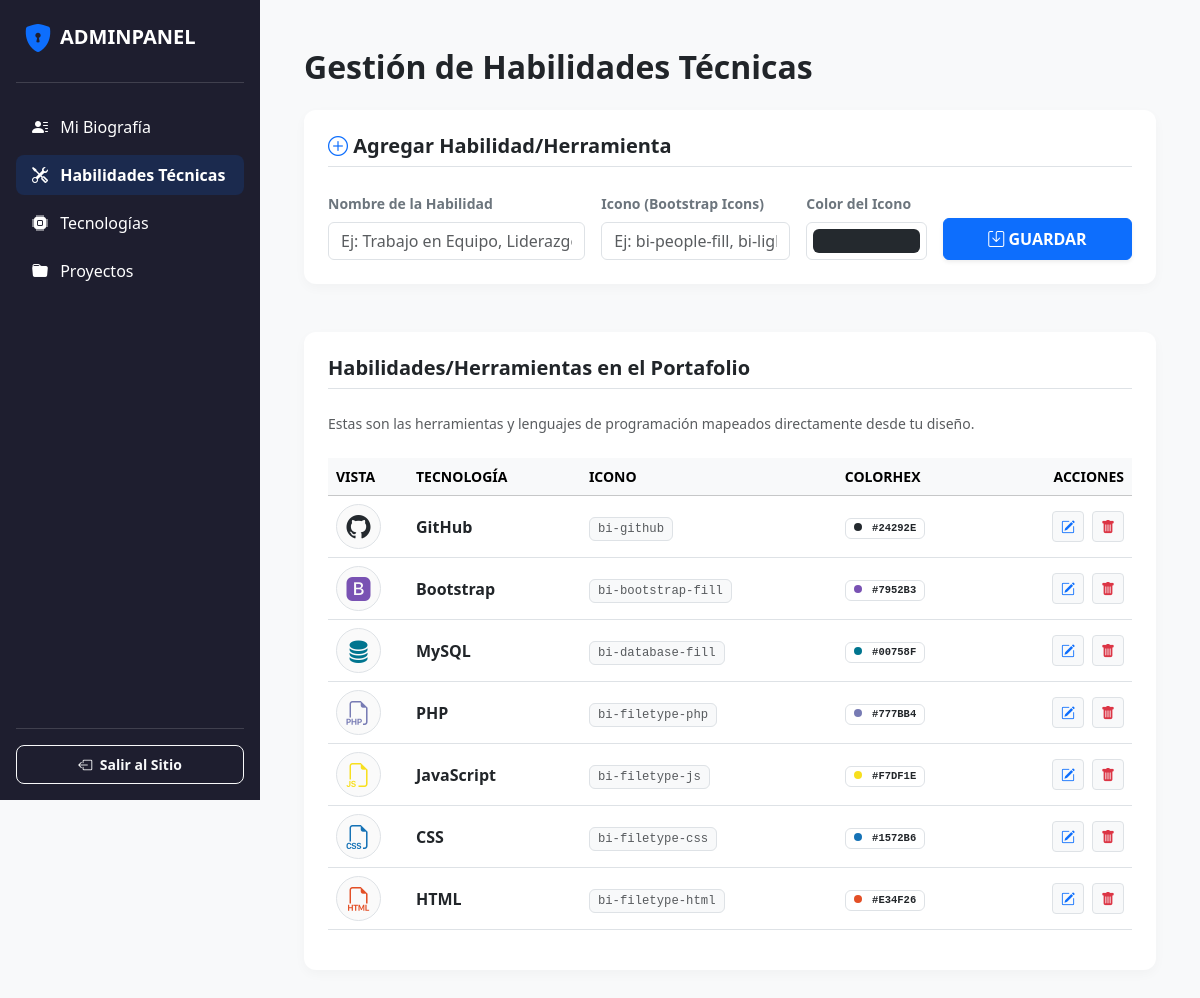
/dashboard_habilidades.php, run on the app's committed database.
### tables this page shows
CREATE TABLE habilidades (
  id INT AUTO_INCREMENT NOT NULL,
  nombre VARCHAR(100) NOT NULL,
  icono VARCHAR(100) NOT NULL DEFAULT 'bi-code-slash',
  color VARCHAR(20) NOT NULL DEFAULT '#0d6efd',
  PRIMARY KEY (id)
);

### dashboard_habilidades.php (the view, shortened to what this page needs)
<?php
require_once 'db_config.php';
$hab_a_editar = null;
$habilidades = [];
$res_hab = $conn->query("SELECT * FROM habilidades ORDER BY id DESC");
if ($res_hab) {
    while ($fila = $res_hab->fetch_assoc()) {
        $habilidades[] = $fila;
    }
}
?>
<!DOCTYPE html>
<html lang="es">
<head>
    <link href="https://cdn.jsdelivr.net/npm/bootstrap@5.3.8/dist/css/bootstrap.min.css" rel="stylesheet">
    <link rel="stylesheet" href="https://cdn.jsdelivr.net/npm/bootstrap-icons@1.11.3/font/bootstrap-icons.min.css">
    <link rel="stylesheet" href="assets/css/style.css">
</head>
<body class="admin-panel">
    <aside class="admin-sidebar d-none d-lg-flex flex-column justify-content-between text-white p-3">
        <div>
            <div class="d-flex align-items-center gap-2 mb-4 px-2">
                <i class="bi bi-shield-lock-fill text-primary fs-3"></i>
                <span class="fs-5 fw-bold text-uppercase tracking-wider">AdminPanel</span>
            </div>
            <hr class="opacity-20 mb-4">
            <ul class="nav nav-pills flex-column gap-2">
                <li class="nav-item">
                    <a href="dashboard_admin.php" class="nav-link text-white rounded-3 py-2.5">
                        <i class="bi bi-person-lines-fill me-2"></i> Mi Biografía
                    </a>
                </li>
                <li class="nav-item">
                    <a href="dashboard_habilidades.php" class="nav-link text-white active-admin rounded-3 py-2.5">
                        <i class="bi bi-tools me-2"></i> Habilidades Técnicas
                    </a>
                </li>
                <li class="nav-item">
                    <a href="dashboard_tecnologias.php" class="nav-link text-white rounded-3 py-2.5">
                        <i class="bi bi-cpu-fill me-2"></i> Tecnologías
                    </a>
                </li>
                <li class="nav-item">
                    <a href="dashboard_proyectos.php" class="nav-link text-white rounded-3 py-2.5">
                        <i class="bi bi-folder-fill me-2"></i> Proyectos
                    </a>
                </li>
            </ul>
        </div>
        <div>
            <hr class="opacity-20 mb-3">
            <a href="index.php" class="btn btn-outline-light w-100 btn-sm py-2 rounded-3 fw-bold">
                <i class="bi bi-box-arrow-left me-1"></i> Salir al Sitio
            </a>
        </div>
    </aside>
    <main class="admin-main-content">
        <div class="container-fluid admin-max-container">
            <div class="d-flex justify-content-between align-items-center mb-4">
                <h1 class="fw-bold text-dark h2 m-0">Gestión de Habilidades Técnicas</h1>
            </div>
            <div class="card admin-card p-4 mb-5">
                <h3 class="fw-bold text-dark mb-4 fs-5 border-bottom pb-2">
                    <?= $hab_a_editar ? '<i class="bi bi-pencil-square text-primary"></i> Editar Habilidad/Herramienta' : '<i class="bi bi-plus-circle text-primary"></i> Agregar Habilidad/Herramienta' ?>
                </h3>
                <form action="dashboard_habilidades.php" method="POST">
                    <div class="row g-3 align-items-end">
                        <div class="col-md-4">
                            <label for="nombre" class="form-label small fw-bold text-secondary">Nombre de la Habilidad</label>
                            <input type="text" class="form-control" id="nombre" name="nombre" placeholder="Ej: Trabajo en Equipo, Liderazgo..."
                                   value="<?= $hab_a_editar ? htmlspecialchars($hab_a_editar['nombre']) : '' ?>" required>
                        </div>
                        <div class="col-md-3">
                            <label for="icono" class="form-label small fw-bold text-secondary">Icono (Bootstrap Icons)</label>
                            <input type="text" class="form-control" id="icono" name="icono" placeholder="Ej: bi-people-fill, bi-lightbulb"
                                   value="<?= $hab_a_editar ? htmlspecialchars($hab_a_editar['icono']) : '' ?>" required>
                        </div>
                        <div class="col-md-2">
                            <label for="color" class="form-label small fw-bold text-secondary">Color del Icono</label>
                            <input type="color" class="form-control form-control-color w-100" id="color" name="color"
                                   value="<?= $hab_a_editar ? htmlspecialchars($hab_a_editar['color']) : '#24292e' ?>" title="Selecciona un color">
                        </div>
                        <div class="col-md-3">
                            <div class="d-flex gap-2">
                                <button type="submit" name="btn_guardar_habilidad" class="btn btn-primary w-100 fw-bold py-2 shadow-sm small text-uppercase">
                                    <i class="bi bi-save"></i> <?= $hab_a_editar ? 'Actualizar' : 'Guardar' ?>
                                </button>
                            </div>
                        </div>
                    </div>
                </form>
            </div>
            <div class="card admin-card p-4 mb-5">
                <h3 class="fw-bold text-dark mb-4 fs-5 border-bottom pb-2">Habilidades/Herramientas en el Portafolio</h3>
                <p class="text-muted small mb-4">Estas son las herramientas y lenguajes de programación mapeados directamente desde tu diseño.</p>
                <div class="table-responsive">
                    <table class="table table-hover align-middle">
                        <thead class="table-light text-secondary small text-uppercase">
                            <tr>
                                <th style="width: 80px;">Vista</th>
                                <th>Tecnología</th>
                                <th>Icono</th>
                                <th>ColorHex</th>
                                <th class="text-end" style="width: 140px;">Acciones</th>
                            </tr>
                        </thead>
                        <tbody class="small">
                            <?php foreach ($habilidades as $hab): ?>
                                <tr>
                                    <td>
                                        <div class="rounded-circle d-flex align-items-center justify-content-center border"
                                             style="width: 45px; height: 45px; background-color: rgba(0,0,0,0.02); color: <?= $hab['color'] ?>;">
                                            <i class="bi <?= $hab['icono'] ?> fs-4"></i>
                                        </div>
                                    </td>
                                    <td>
                                        <span class="fw-bold text-dark fs-6"><?= htmlspecialchars($hab['nombre']) ?></span>
                                    </td>
                                    <td>
                                        <code class="text-muted bg-light px-2 py-1 rounded border"><?= htmlspecialchars($hab['icono']) ?></code>
                                    </td>
                                    <td>
                                        <span class="badge font-monospace text-dark border bg-white px-2 py-1">
                                            <span class="d-inline-block rounded-circle me-1" style="width: 8px; height: 8px; background-color: <?= $hab['color'] ?>;"></span>
                                            <?= strtoupper($hab['color']) ?>
                                        </span>
                                    </td>
                                    <td class="text-end">
                                        <div class="d-flex justify-content-end gap-2">
                                            <a href="dashboard_habilidades.php?editar_id=<?= $hab['id'] ?>" class="btn btn-light btn-sm border text-primary px-2" title="Editar">
                                                <i class="bi bi-pencil-square"></i>
                                            </a>
                                            <a href="dashboard_habilidades.php?eliminar_id=<?= $hab['id'] ?>" class="btn btn-light btn-sm border text-danger px-2" onclick="return confirm('¿Seguro que deseas eliminar la habilidad <?= htmlspecialchars($hab['nombre']) ?> de la base de datos?')" title="Eliminar">
                                                <i class="bi bi-trash-fill"></i>
                                            </a>
                                        </div>
                                    </td>
                                </tr>
                            <?php endforeach; ?>
                        </tbody>
                    </table>
                </div>
            </div>
        </div>
    </main>
</body>
</html>

### assets/css/style.css (style rules this page uses)
html, body { width: 100%; margin: 0; padding: 0; }
header, main, footer { overflow-x: hidden; }
.admin-panel { background-color: #f8f9fa; overflow-x: hidden; }
.admin-panel .admin-main-content { margin-left: 0; padding: 2rem 1rem; min-height: 100vh; }
@media (min-width: 992px) { .admin-panel .admin-sidebar { width: 260px; height: 100vh; position: fixed; top: 0; left: 0; background-color: #1e1e2f; z-index: 100; padding: 1.5rem; } }
@media (min-width: 992px) { .admin-panel .admin-main-content { margin-left: 260px; padding: 3rem 2rem; } }
.admin-panel .admin-max-container { max-width: 900px; }
.admin-panel .admin-card { border: none; border-radius: 12px; box-shadow: 0 4px 12px rgba(0, 0, 0, 0.03); background-color: #ffffff; }
.admin-panel .nav-link.active-admin { background-color: rgba(13, 110, 253, 0.15); color: #0d6efd; font-weight: 600; }
.admin-panel hr.opacity-20 { opacity: 0.15; border-color: #ffffff; }

### data on the page
habilidades: nombre "GitHub", icono "bi-github", color "#24292E"
habilidades: nombre "Bootstrap", icono "bi-bootstrap-fill", color "#7952B3"
habilidades: nombre "MySQL", icono "bi-database-fill", color "#00758F"
habilidades: nombre "PHP", icono "bi-filetype-php", color "#777BB4"
habilidades: nombre "JavaScript", icono "bi-filetype-js", color "#F7DF1E"
habilidades: nombre "CSS", icono "bi-filetype-css", color "#1572B6"
habilidades: nombre "HTML", icono "bi-filetype-html", color "#E34F26"
